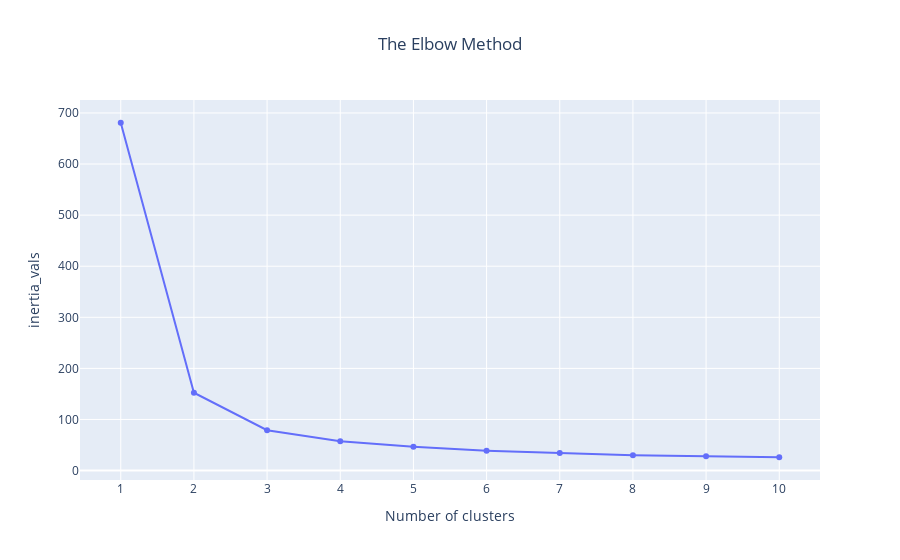

Notebook code for this chart:
### Code cell
# Visualzing the Inertia vs K Values
import plotly.graph_objs as go 

fig = go.Figure()

fig.add_trace(go.Scatter(x = K_vals, y = inertia_vals, mode = 'lines+markers'))
fig.update_layout(xaxis = dict(tickmode = 'linear', tick0 = 1, dtick = 1),
                  title_text = 'The Elbow Method',
                  title_x = 0.5,
                  xaxis_title = 'Number of clusters',
                  yaxis_title = 'inertia_vals')
fig.show()

### Figure 1 — Plotly figure (JSON) as saved in the notebook; plotly's stock layout.template omitted (floating-point values rounded to 4 significant figures)
{"data": [{"mode": "lines+markers", "type": "scatter", "x": [1, 2, 3, 4, 5, 6, 7, 8, 9, 10], "y": [680.8, 152.4, 78.94, 57.32, 46.56, 38.93, 34.19, 30.06, 27.84, 26.05]}], "layout": {"title": {"text": "The Elbow Method", "x": 0.5}, "xaxis": {"dtick": 1, "tick0": 1, "tickmode": "linear", "title": {"text": "Number of clusters"}}, "yaxis": {"title": {"text": "inertia_vals"}}}}
